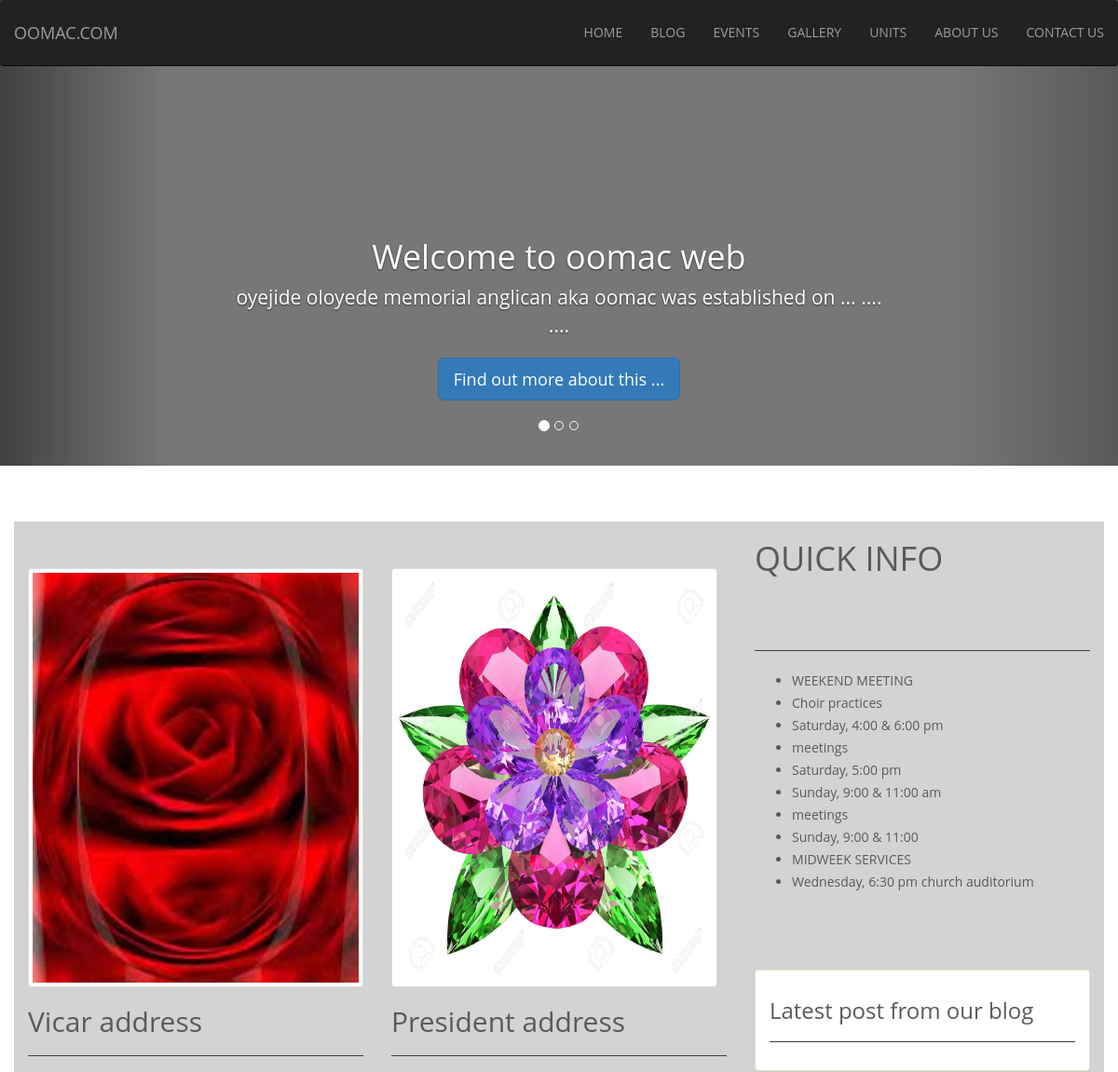
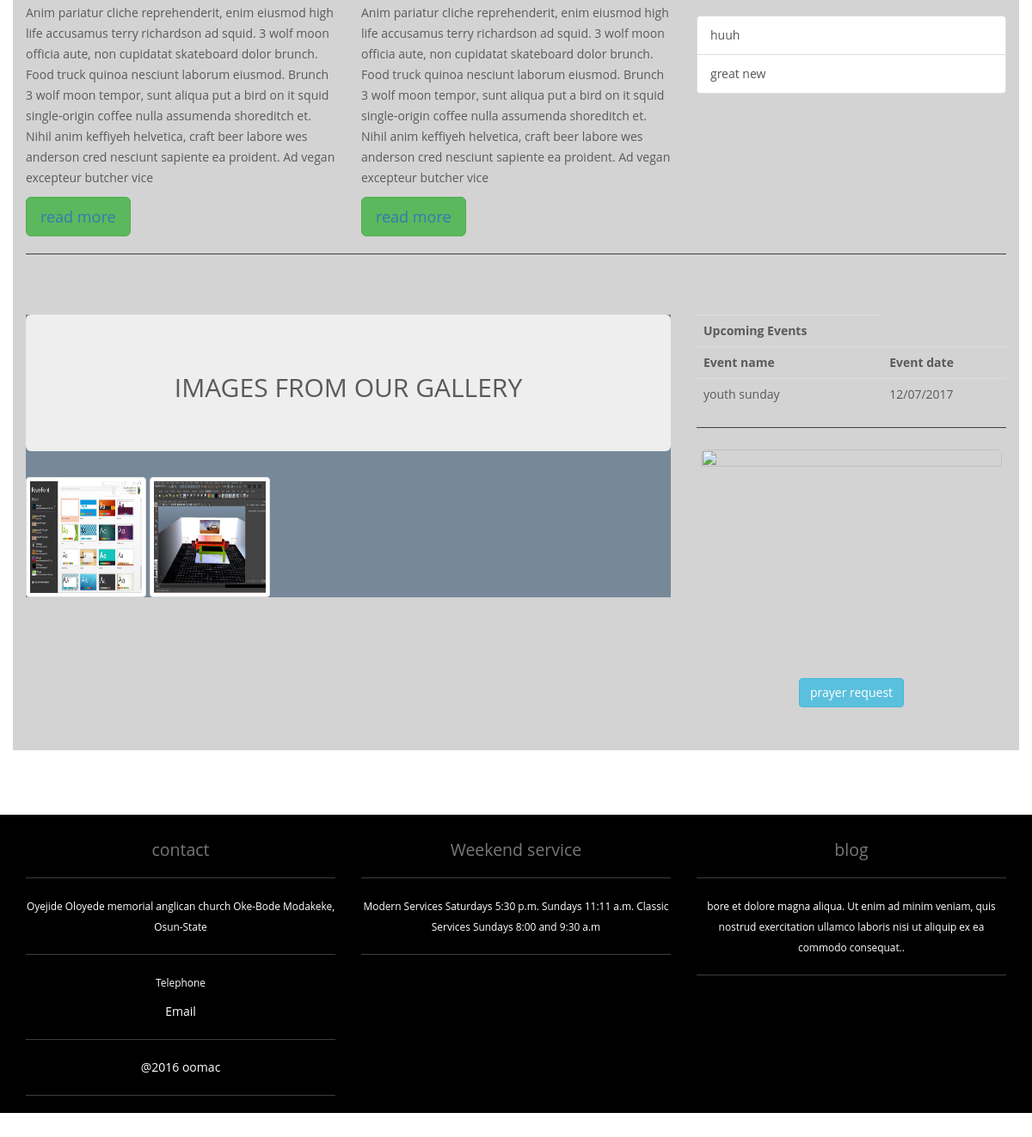
The page / on the database its author committed (2 pictures, top to bottom).
### tables this page shows
CREATE TABLE `president` (
  `id` int(11) NOT NULL,
  `vicar_adress` text,
  `vicar_picture` varchar(200) DEFAULT NULL,
  `president_address` text,
  `president_picture` text
);

CREATE TABLE `blog` (
  `blog_id` int(11) NOT NULL,
  `post_title` varchar(200) NOT NULL,
  `post_content` text NOT NULL,
  `post_date` datetime NOT NULL,
  `post_author` varchar(50) NOT NULL,
  `blog_image` varchar(50) DEFAULT NULL
);

CREATE TABLE `gallery` (
  `id` int(11) NOT NULL,
  `image` varchar(50) NOT NULL
);

CREATE TABLE `event` (
  `id` int(11) NOT NULL,
  `event_name` varchar(200) NOT NULL,
  `event_details` text NOT NULL,
  `event_picture` varchar(50) NOT NULL,
  `date` varchar(20) NOT NULL
);

### include/function.php (called while the page is built, shortened)
<?php
function check($string){
    $string  = htmlspecialchars($string);
    $string = strip_tags($string);
    $string = trim($string);
    $string = stripslashes($string);
    return $string;
}
function db_result_to_array($res)
{
    $res_array = array();
    for ($count=0;  $row = mysqli_fetch_array($res) ; $count++)
    {
        $res_array[$count] = $row;
    }
    return $res_array;
}
function recentBlog(){
    global $link;
    $res = mysqli_query($link, "SELECT post_title FROM blog ORDER BY blog_id DESC LIMIT 10");
    $res = db_result_to_array($res);
    return $res;
}
?>

### index.php (the view, shortened to what this page needs)
<div class="container" style="background-color: lightgray" >
    <div class="row">
        <?php
        require_once "include/function.php";
        include ("include/dbconfig.php");
        $link = mysqli_connect($host, $userdb, $passdb, $datadb) or die("could not connect to database");
        $sql = "SELECT * FROM president ORDER BY id DESC LIMIT 1";
        $result = mysqli_query($link, $sql) or die("couldnt execute query");
        if($result){
        $row = mysqli_fetch_array($result);
        $president_message = check(substr($row['president_address'], 0 , 500));
        $vicar_message = check(substr($row['vicar_adress'],0 , 500));
        ?>
        <div class="col-md-4" style="margin-top: 50px">
                <img src="uploaded_image/presvicar/<?php echo $row['vicar_picture'];?>" class="img-responsive img-thumbnail" alt="president's picture or vicar" style="350px; height: 450px">
                <div class="caption">
                    <h2>Vicar address</h2><hr>
                    <p><?php echo"$vicar_message"?></p>
                    <botton type="botton" class="btn btn-success btn-lg"><?php echo "<a href='row_vicar.php?id=".$row['id']."'>read more</a>"."";?></botton>
                </div>
        </div>
        <div class="col-md-4" style="margin-top: 50px">
            <div>
                <img src="uploaded_image/presvicar/<?php echo $row['president_picture']?>" class="img-responsive img-thumbnail" alt="president's picture or vicar" style="width: 350px; height: 450px;" >
                <div class="caption">
                    <h2>President address</h2><hr>
                    <p><?php echo $president_message;?></p>
                    <botton type="botton" class="btn btn-success btn-lg"><?php echo "<a href='row_pres.php?id=".$row['id']."'>read more</a>"."";?></botton>
                    <?php }
                    ?>
                </div>
            </div>
        </div>
        <div class="col-md-4">
            <h1>QUICK INFO</h1><br><br><hr>
            <ul><li>WEEKEND MEETING</li>
                <li>Choir practices</li>
                <li>Saturday, 4:00 & 6:00 pm</li>
                <li>meetings</li>
                <li> Saturday, 5:00 pm</li>
                <li>Sunday, 9:00 & 11:00 am</li>
                <li>meetings</li>
                <li>Sunday, 9:00 & 11:00 </li>
                <li>MIDWEEK SERVICES</li>
                <li>Wednesday, 6:30 pm church auditorium</li>
            </ul><br><br><br>
            <div class="panel panel-success panel-heading">
                <h3>Latest post from our blog</h3><hr></div>
            <div class="list-group">
                <?php $recentB = recentBlog();
                foreach($recentB as $row1){
                    $blog = check($row1['post_title']);
                   echo '<a class="list-group-item" href="blog/">'.$blog.'</a>';
                }
                ?>
            </div>
        </div>
    </div>
    <hr>
    <div class="row">
        <div class="col-md-8" style="margin-top: 50px">
            <div style="background-color: lightslategrey">
                <div class="jumbotron">
                    <h2 align="center">IMAGES FROM OUR GALLERY</h2>
                </div>
                <div class="row">
                    <div class="col-md-12 col-xs-12">
                        <?php
                        include ("include/dbconfig.php");
                        $link=mysqli_connect($host, $userdb, $passdb, $datadb) or die("couldn't connect of database");
                        $result = mysqli_query($link,"SELECT * FROM gallery ORDER BY id DESC LIMIT 15") or die("query not executed");
                        while($row=mysqli_fetch_array($result)){
                            ?>
                            <a href="uploaded_image/gallery/<?php echo $row['image']?>" class="fancybox" rel="gall"> <img style="height: 140px; width: 140px" src="uploaded_image/gallery/<?php echo $row['image'] ?>" class="img-responsive img-thumbnail" /></a>
                            <?php
                        }
                        ?>
                    </div>
                </div>
            </div>
            </div>
        <div class="col-md-4" style="margin-top: 50px">
            <table class="table table-responsive table-hover" >
                <th>Upcoming Events</th>
                <tr>
                    <td><strong>Event name</strong></td>
                    <td><strong>Event date</strong></td>
                    <?php
                    include "include/dbconfig.php";
                    $link=mysqli_connect($host, $userdb, $passdb, $datadb) or die("couldn't connect of database");
                    $result = mysqli_query($link, "SELECT * FROM event ORDER BY id DESC LIMIT 5") or die ("query not successful");
                    while($row=mysqli_fetch_array($result)){
                    ?>
                </tr>
                <tr>
                    <td><?php echo check($row['event_name'])?></td>
                    <td><?php echo check($row['date'])?></td>
                </tr>
                <?php
                }
                ?>
            </table>
<hr>
            <?php require_once "include/prayer_frm.php"?>
        </div>
        </div>
    </div>
</body>
</html>

### include/prayer_frm.php
<div style="margin-top: 25px">
    <img src="images/cup.jpg" class="img-rounded img-responsive center-block" width="350px" height="350px" >
    <div class="carousel-caption" >
        <a class="btn btn-info" href="prayer_form.php">prayer request</a>
    </div>
</div>

### css/style.css (style rules this page uses)
body { color: #666; font: 14px/24px "Open Sans", "HelveticaNeue-Light", "Helvetica Neue Light", "Helvetica Neue", Helvetica, Arial, "Lucida Grande", Sans-Serif; }

### css/carousel.css (style rules this page uses)
body { padding-bottom: 40px; color: #5a5a5a; }
.navbar-wrapper { position: absolute; top: 0; right: 0; left: 0; z-index: 20; }
.navbar-wrapper > .container { padding-right: 0; padding-left: 0; }
.navbar-wrapper .navbar { padding-right: 15px; padding-left: 15px; }
.carousel { height: 500px; margin-bottom: 60px; }
.carousel-caption { z-index: 10; }
.carousel .item { height: 500px; background-color: #777; }
.carousel-inner > .item > img { position: absolute; top: 0; left: 0; min-width: 100%; height: 500px; }
@media (min-width: 768px) { .navbar-wrapper { margin-top: 20px; } }
@media (min-width: 768px) { .navbar-wrapper .container { padding-right: 15px; padding-left: 15px; } }
@media (min-width: 768px) { .navbar-wrapper .navbar { padding-right: 0; padding-left: 0; } }
@media (min-width: 768px) { .navbar-wrapper .navbar { border-radius: 4px; } }
@media (min-width: 768px) { .carousel-caption p { margin-bottom: 20px; font-size: 21px; line-height: 1.4; } }

### rows shown on the page
president: vicar_picture (picture), vicar_adress "Anim pariatur cliche reprehenderit, enim eiusmod high life accusamus terry richardson ad squid. 3 wolf moon officia aute, non cupidatat skateboard dolor brunch. Food truck quinoa nesciunt laborum eiusmod. Brunch 3 wolf moon tempor, sunt aliqua put a bird on it squid single-origin coffee nulla assumenda shoreditch et. Nihil anim keffiyeh helvetica, craft beer labore wes anderson cred nesciunt sapiente ea proident. Ad vegan excepteur butcher vice", president_picture (picture), president_address "Anim pariatur cliche reprehenderit, enim eiusmod high life accusamus terry richardson ad squid. 3 wolf moon officia aute, non cupidatat skateboard dolor brunch. Food truck quinoa nesciunt laborum eiusmod. Brunch 3 wolf moon tempor, sunt aliqua put a bird on it squid single-origin coffee nulla assumenda shoreditch et. Nihil anim keffiyeh helvetica, craft beer labore wes anderson cred nesciunt sapiente ea proident. Ad vegan excepteur butcher vice"
blog: post_title "huuh"
blog: post_title "great new"
gallery: image (picture)
gallery: image (picture)
event: event_name "youth sunday", date "12/07/2017"
